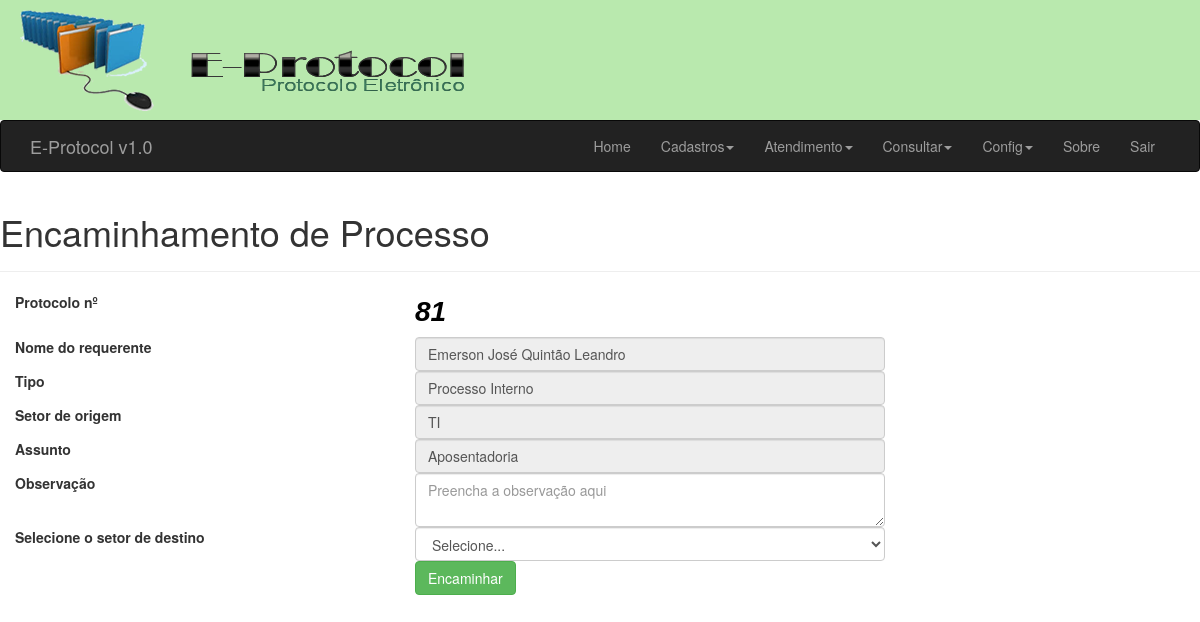
/frm/encaminhamento_proc.php (signed in), run on an earlier commit of the app's database.
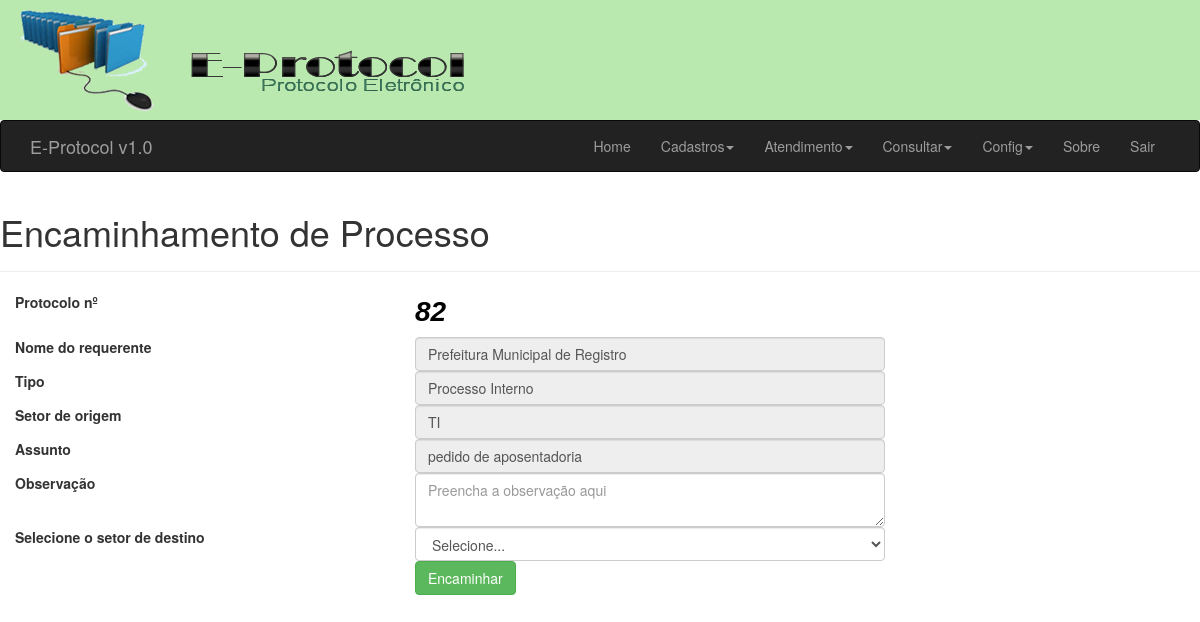
And on a later commit of the database.
### tables this page shows
CREATE TABLE IF NOT EXISTS `proc` (
  `cod` int(11) NOT NULL AUTO_INCREMENT,
  `cod_req` int(11) NOT NULL,
  `user_id` int(11) NOT NULL,
  `tipo` varchar(2) DEFAULT NULL,
  `assunto` text,
  `descricao` varchar(50) DEFAULT NULL,
  `setor` int(11) DEFAULT NULL,
  `data` date DEFAULT NULL,
  `horas` time DEFAULT NULL,
  PRIMARY KEY (`cod`),
  KEY `cod_req` (`cod_req`),
  KEY `user_id` (`user_id`)
);

CREATE TABLE IF NOT EXISTS `req` (
  `cod` int(10) unsigned NOT NULL AUTO_INCREMENT,
  `nome` varchar(60) NOT NULL,
  `tipo` char(1) NOT NULL,
  `cpf` varchar(18) NOT NULL,
  `sexo` char(1) NOT NULL,
  `tel` varchar(14) DEFAULT NULL,
  `cel` varchar(14) DEFAULT NULL,
  `rec` varchar(14) DEFAULT NULL,
  `email` varchar(30) DEFAULT NULL,
  PRIMARY KEY (`cod`),
  UNIQUE KEY `cpf` (`cpf`)
);

CREATE TABLE IF NOT EXISTS `setor` (
  `cod_setor` int(11) NOT NULL AUTO_INCREMENT,
  `setor` varchar(50) NOT NULL DEFAULT '0',
  `responsavel` varchar(50) DEFAULT NULL,
  PRIMARY KEY (`cod_setor`)
);

### frm/encaminhamento_proc.php (the view, shortened to what this page needs)
<?php
include "_navegacao.php";
require_once "../config/init.php";
$sqry = mysqli_query($link,"SELECT cod FROM proc ORDER BY cod DESC");
$lcod = mysqli_fetch_array($sqry);
$cod = $lcod["cod"];
$sql_query = mysqli_query($link,"SELECT s.cod_setor, s.setor AS desc_setor, p.setor FROM setor s, proc p WHERE s.cod_setor = p.setor AND p.cod = '".$cod."'");
$sql2_query = mysqli_query($link,"SELECT * FROM proc WHERE cod = '".$cod."'");
$sql3_query = mysqli_query($link,"SELECT r.cod, r.nome FROM req r , proc p WHERE r.cod = p.cod_req AND p.cod = '".$cod."'");
?>
<!DOCTYPE HTML>
 <html lang="pt-br">
<head>
    <link href="../lib/bootstrap/css/bootstrap.min.css" rel="stylesheet">
</head>
<body>
<div class="page-header">
  <h1>Encaminhamento de Processo</h1>
</div>
<form name="cadastro" id="cadastro" method="POST" action="../op/encaminhar_proc.php">
<?php $linha = mysqli_fetch_array($sql2_query)?>
<fieldset>
<div class="form-group">
<label class="col-md-4 control-label" for="txtCod">Protocolo nº</label>
  <label class="col-md-5 control-label" /><span style="font-family: Arial; font-size: 28px; font-style:italic; color:#000000;"><?php echo $linha["cod"] ?></span></label>
  </div>
<?php $rlinha = mysqli_fetch_array($sql3_query) ?>
<div class="form-group">
<label class="col-md-4 control-label" for="txtRequerente">Nome do requerente</label>
  <div class="col-md-5">
     <input type="text" name="txtRequerente" id="txtRequerente" value="<?php echo $rlinha["nome"] ?>" class="form-control input-md" required="" disabled="">
    </div>
</div>
<div class="form-group">
  <label class="col-md-4 control-label" for="txtTipo">Tipo</label>
  <div class="col-md-5">
     <?php
     if ($linha["tipo"]=='PI') $ptipo = "Processo Interno";
     ?>
     <input type="text" name="txtTipo" id="txtTipo" value="<?php echo $ptipo ?>" class="form-control input-md" required="" disabled="">
  </div>
</div>
<div class="form-group">
<?php
  $array = mysqli_fetch_array($sql_query);
  $desc_setor = $array["desc_setor"];
?>
 <label class="col-md-4 control-label" for="txtSetor">Setor de origem</label>
  <div class="col-md-5">
     <input type="text" name="txtSetor" id="txtSetor" value="<?php echo $desc_setor ?>" class="form-control input-md" required="" disabled="">
    </div>
</div>
<div class="form-group">
  <label class="col-md-4 control-label" for="txtAssunto">Assunto</label>
  <div class="col-md-5">
  <input type="text" name="txtAssunto" id="txtAssunto" value="<?php echo $linha["assunto"] ?>" placeholder="Digite o assunto" class="form-control input-md" required="" disabled="">
  </div>
</div>
<div class="form-group">
  <label class="col-md-4 control-label" for="txtDescricao">Observação</label>
  <div class="col-md-5">
  <textarea name="txtObservacao" id="txtObservacao" placeholder="Preencha a observação aqui" class="form-control input-md" required=""></textarea>
  </div>
</div>
<div class="form-group" >
  <label class="col-md-4 control-label" for="txtDescricao">Selecione o setor de destino</label>
  <div class="col-md-5">
    <select name="txtStdst" id="txtStdst" class="form-control">
      <option value="">Selecione...</option>
      </select>
      </div>
</div>
<div class="form-group">
  <label class="col-md-4 control-label" for="btnEnviar"></label>
  <div class="col-md-8">
    <button type="submit" id="btnEnviar" name="btnEnviar" class="btn btn-success">Encaminhar</button>
    </div>
</div>
</fieldset>
</form>
</body>
</html>

### frm/_navegacao.php (shortened to what this page needs)
<!DOCTYPE html>
<html lang="pt-br">
  <head>
    <link href="../css/principal.css" rel="stylesheet">
    <link href="../lib/bootstrap/css/bootstrap.min.css" rel="stylesheet">
  </head>
  <body>
    <header>
    <div id="cabecalho">
    </div>
    <div class="container">
        <img id="logotipo" src="../img/logo-left.png" alt="Logotipo">
    </div>
    <div class="container">
        <img id="logotipo-principal" src="../img/logo-principal.png">
    </div>
    </header>
    <div >
      <nav class="navbar navbar-inverse">
        <div class="container">
          <div class="navbar-header">
          <a href="#" class="navbar-brand">E-Protocol v1.0</a>
          </div>
        <div class="collapse navbar-collapse" id="barra-navegacao">
        <ul class="nav navbar-nav navbar-right">
        <li><a href="../navegacao.php">Home</a>  </li>
        <li class="dropdown">
        <a href="#" class="dropdown-toggle" data-toggle="dropdown">Cadastros<span class="caret"></span>
        </a>
        </li>
       <li class="dropdown">
        <a href="#" class="dropdown-toggle" data-toggle="dropdown">Atendimento<span class="caret"></span>
        </a>
        </li>
      <li class="dropdown">
        <a href="#" class="dropdown-toggle" data-toggle="dropdown">Consultar<span class="caret"></span>
        </a>
        </li>
        <li class="dropdown">
        <a href="#" class="dropdown-toggle" data-toggle="dropdown">Config<span class="caret"></span>
        </a>
        </li>
        <li><a href="#">Sobre</a>  </li>
        <li><a href="../op/logout.php">Sair</a>  </li>
        </ul>
        </div>
        </div>
      </nav>
    </div>
  </body>
</html>

### css/principal.css (style rules this page uses)
#cabecalho { width: 100%; height: 120px; position: relative; background-color: rgba(168,228,154, .8); }
header #logotipo { position: absolute; top: 10px; left:20px; }
header #logotipo-principal { position: absolute; top: 50px; left:180px; }

What changed in the data, as far as the page shows it:
no longer on this page (row unchanged): proc: cod "81", txtTipo "Processo Interno", txtAssunto "Aposentadoria"
no longer on this page (row unchanged): req: txtRequerente "Emerson José Quintão Leandro"
added proc: cod "82", txtTipo "Processo Interno", txtAssunto "pedido de aposentadoria"
added req: txtRequerente "Prefeitura Municipal de Registro"
